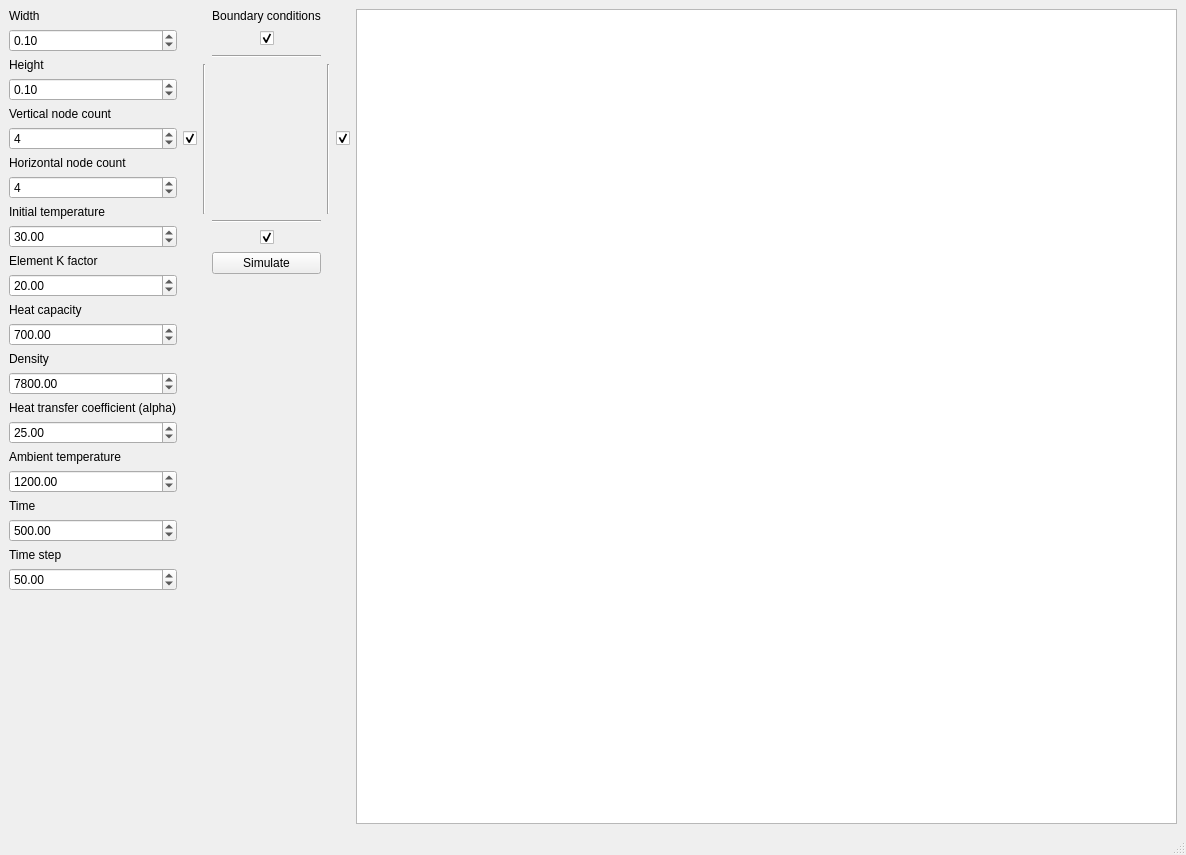
<?xml version="1.0" encoding="UTF-8"?>
<ui version="4.0">
 <class>MainWindow</class>
 <widget class="QMainWindow" name="MainWindow">
  <property name="geometry">
   <rect>
    <x>0</x>
    <y>0</y>
    <width>1186</width>
    <height>855</height>
   </rect>
  </property>
  <property name="windowTitle">
   <string>MainWindow</string>
  </property>
  <widget class="QWidget" name="centralwidget">
   <layout class="QGridLayout" name="gridLayout_2" columnstretch="1,1,5">
    <item row="0" column="0">
     <layout class="QFormLayout" name="formLayout">
      <item row="0" column="0">
       <widget class="QLabel" name="label">
        <property name="text">
         <string>Width</string>
        </property>
       </widget>
      </item>
      <item row="2" column="0">
       <widget class="QLabel" name="label_2">
        <property name="text">
         <string>Height</string>
        </property>
       </widget>
      </item>
      <item row="4" column="0">
       <widget class="QLabel" name="label_3">
        <property name="text">
         <string>Vertical node count</string>
        </property>
       </widget>
      </item>
      <item row="6" column="0">
       <widget class="QLabel" name="label_4">
        <property name="text">
         <string>Horizontal node count</string>
        </property>
       </widget>
      </item>
      <item row="8" column="0">
       <widget class="QLabel" name="label_5">
        <property name="text">
         <string>Initial temperature</string>
        </property>
       </widget>
      </item>
      <item row="10" column="0">
       <widget class="QLabel" name="label_6">
        <property name="text">
         <string>Element K factor</string>
        </property>
       </widget>
      </item>
      <item row="12" column="0">
       <widget class="QLabel" name="label_7">
        <property name="text">
         <string>Heat capacity</string>
        </property>
       </widget>
      </item>
      <item row="14" column="0">
       <widget class="QLabel" name="label_8">
        <property name="text">
         <string>Density</string>
        </property>
       </widget>
      </item>
      <item row="16" column="0">
       <widget class="QLabel" name="label_9">
        <property name="text">
         <string>Heat transfer coefficient (alpha)</string>
        </property>
       </widget>
      </item>
      <item row="18" column="0">
       <widget class="QLabel" name="label_10">
        <property name="text">
         <string>Ambient temperature</string>
        </property>
       </widget>
      </item>
      <item row="3" column="0" colspan="2">
       <widget class="QDoubleSpinBox" name="heightInput">
        <property name="maximum">
         <double>1000000.000000000000000</double>
        </property>
        <property name="value">
         <double>0.100000000000000</double>
        </property>
       </widget>
      </item>
      <item row="1" column="0" colspan="2">
       <widget class="QDoubleSpinBox" name="widthInput">
        <property name="maximum">
         <double>1000000.000000000000000</double>
        </property>
        <property name="value">
         <double>0.100000000000000</double>
        </property>
       </widget>
      </item>
      <item row="5" column="0" colspan="2">
       <widget class="QSpinBox" name="verticalNodeCountInput">
        <property name="maximum">
         <number>1000000</number>
        </property>
        <property name="value">
         <number>4</number>
        </property>
       </widget>
      </item>
      <item row="7" column="0" colspan="2">
       <widget class="QSpinBox" name="horizontalNodeCountInput">
        <property name="maximum">
         <number>1000000</number>
        </property>
        <property name="value">
         <number>4</number>
        </property>
       </widget>
      </item>
      <item row="9" column="0" colspan="2">
       <widget class="QDoubleSpinBox" name="initialTemperaturInput">
        <property name="maximum">
         <double>1000000.000000000000000</double>
        </property>
        <property name="value">
         <double>30.000000000000000</double>
        </property>
       </widget>
      </item>
      <item row="11" column="0" colspan="2">
       <widget class="QDoubleSpinBox" name="kFactorInput">
        <property name="maximum">
         <double>1000000.000000000000000</double>
        </property>
        <property name="value">
         <double>20.000000000000000</double>
        </property>
       </widget>
      </item>
      <item row="13" column="0" colspan="2">
       <widget class="QDoubleSpinBox" name="heapCapacityInput">
        <property name="maximum">
         <double>1000000.000000000000000</double>
        </property>
        <property name="value">
         <double>700.000000000000000</double>
        </property>
       </widget>
      </item>
      <item row="15" column="0" colspan="2">
       <widget class="QDoubleSpinBox" name="densityInput">
        <property name="maximum">
         <double>1000000.000000000000000</double>
        </property>
        <property name="value">
         <double>7800.000000000000000</double>
        </property>
       </widget>
      </item>
      <item row="17" column="0" colspan="2">
       <widget class="QDoubleSpinBox" name="alphaInput">
        <property name="maximum">
         <double>1000000.000000000000000</double>
        </property>
        <property name="value">
         <double>25.000000000000000</double>
        </property>
       </widget>
      </item>
      <item row="19" column="0" colspan="2">
       <widget class="QDoubleSpinBox" name="ambientTemperatureInput">
        <property name="maximum">
         <double>1000000.000000000000000</double>
        </property>
        <property name="value">
         <double>1200.000000000000000</double>
        </property>
       </widget>
      </item>
      <item row="20" column="0">
       <widget class="QLabel" name="label_12">
        <property name="text">
         <string>Time</string>
        </property>
       </widget>
      </item>
      <item row="22" column="0">
       <widget class="QLabel" name="label_13">
        <property name="text">
         <string>Time step</string>
        </property>
       </widget>
      </item>
      <item row="21" column="0" colspan="2">
       <widget class="QDoubleSpinBox" name="timeInput">
        <property name="maximum">
         <double>1000000.000000000000000</double>
        </property>
        <property name="value">
         <double>500.000000000000000</double>
        </property>
       </widget>
      </item>
      <item row="23" column="0" colspan="2">
       <widget class="QDoubleSpinBox" name="timeStepInput">
        <property name="maximum">
         <double>1000000.000000000000000</double>
        </property>
        <property name="value">
         <double>50.000000000000000</double>
        </property>
       </widget>
      </item>
     </layout>
    </item>
    <item row="0" column="1">
     <layout class="QGridLayout" name="gridLayout" rowstretch="0,0,0,0,0,0,0,0">
      <property name="sizeConstraint">
       <enum>QLayout::SetNoConstraint</enum>
      </property>
      <item row="3" column="6">
       <layout class="QVBoxLayout" name="verticalLayout_2">
        <item>
         <widget class="QCheckBox" name="rightBC">
          <property name="text">
           <string/>
          </property>
          <property name="checked">
           <bool>true</bool>
          </property>
         </widget>
        </item>
       </layout>
      </item>
      <item row="3" column="2">
       <layout class="QVBoxLayout" name="verticalLayout">
        <item>
         <widget class="QCheckBox" name="leftBC">
          <property name="text">
           <string/>
          </property>
          <property name="checked">
           <bool>true</bool>
          </property>
         </widget>
        </item>
       </layout>
      </item>
      <item row="1" column="4">
       <layout class="QHBoxLayout" name="horizontalLayout_2">
        <item>
         <spacer name="horizontalSpacer_3">
          <property name="orientation">
           <enum>Qt::Horizontal</enum>
          </property>
          <property name="sizeHint" stdset="0">
           <size>
            <width>0</width>
            <height>0</height>
           </size>
          </property>
         </spacer>
        </item>
        <item>
         <widget class="QCheckBox" name="topBC">
          <property name="text">
           <string/>
          </property>
          <property name="checked">
           <bool>true</bool>
          </property>
         </widget>
        </item>
        <item>
         <spacer name="horizontalSpacer_4">
          <property name="orientation">
           <enum>Qt::Horizontal</enum>
          </property>
          <property name="sizeHint" stdset="0">
           <size>
            <width>20</width>
            <height>20</height>
           </size>
          </property>
         </spacer>
        </item>
       </layout>
      </item>
      <item row="2" column="4">
       <widget class="Line" name="line">
        <property name="orientation">
         <enum>Qt::Horizontal</enum>
        </property>
       </widget>
      </item>
      <item row="0" column="4">
       <widget class="QLabel" name="label_11">
        <property name="text">
         <string>Boundary conditions</string>
        </property>
        <property name="alignment">
         <set>Qt::AlignCenter</set>
        </property>
       </widget>
      </item>
      <item row="3" column="3">
       <widget class="Line" name="line_3">
        <property name="minimumSize">
         <size>
          <width>0</width>
          <height>150</height>
         </size>
        </property>
        <property name="maximumSize">
         <size>
          <width>16777215</width>
          <height>150</height>
         </size>
        </property>
        <property name="orientation">
         <enum>Qt::Vertical</enum>
        </property>
       </widget>
      </item>
      <item row="4" column="4">
       <widget class="Line" name="line_2">
        <property name="orientation">
         <enum>Qt::Horizontal</enum>
        </property>
       </widget>
      </item>
      <item row="5" column="4">
       <layout class="QHBoxLayout" name="horizontalLayout">
        <item>
         <spacer name="horizontalSpacer">
          <property name="orientation">
           <enum>Qt::Horizontal</enum>
          </property>
          <property name="sizeHint" stdset="0">
           <size>
            <width>0</width>
            <height>0</height>
           </size>
          </property>
         </spacer>
        </item>
        <item>
         <widget class="QCheckBox" name="bottomBC">
          <property name="layoutDirection">
           <enum>Qt::LeftToRight</enum>
          </property>
          <property name="text">
           <string/>
          </property>
          <property name="checked">
           <bool>true</bool>
          </property>
         </widget>
        </item>
        <item>
         <spacer name="horizontalSpacer_2">
          <property name="orientation">
           <enum>Qt::Horizontal</enum>
          </property>
          <property name="sizeHint" stdset="0">
           <size>
            <width>17</width>
            <height>17</height>
           </size>
          </property>
         </spacer>
        </item>
       </layout>
      </item>
      <item row="3" column="5">
       <widget class="Line" name="line_4">
        <property name="minimumSize">
         <size>
          <width>0</width>
          <height>150</height>
         </size>
        </property>
        <property name="maximumSize">
         <size>
          <width>16777215</width>
          <height>150</height>
         </size>
        </property>
        <property name="orientation">
         <enum>Qt::Vertical</enum>
        </property>
       </widget>
      </item>
      <item row="7" column="4">
       <spacer name="verticalSpacer">
        <property name="orientation">
         <enum>Qt::Vertical</enum>
        </property>
        <property name="sizeHint" stdset="0">
         <size>
          <width>20</width>
          <height>40</height>
         </size>
        </property>
       </spacer>
      </item>
      <item row="6" column="4">
       <widget class="QPushButton" name="simulateButton">
        <property name="text">
         <string>Simulate</string>
        </property>
       </widget>
      </item>
     </layout>
    </item>
    <item row="0" column="2">
     <widget class="QTableView" name="resultsView"/>
    </item>
   </layout>
  </widget>
  <widget class="QMenuBar" name="menubar">
   <property name="geometry">
    <rect>
     <x>0</x>
     <y>0</y>
     <width>1186</width>
     <height>22</height>
    </rect>
   </property>
  </widget>
  <widget class="QStatusBar" name="statusbar"/>
 </widget>
 <tabstops>
  <tabstop>widthInput</tabstop>
  <tabstop>heightInput</tabstop>
  <tabstop>verticalNodeCountInput</tabstop>
  <tabstop>horizontalNodeCountInput</tabstop>
  <tabstop>initialTemperaturInput</tabstop>
  <tabstop>kFactorInput</tabstop>
  <tabstop>heapCapacityInput</tabstop>
  <tabstop>densityInput</tabstop>
  <tabstop>alphaInput</tabstop>
  <tabstop>ambientTemperatureInput</tabstop>
  <tabstop>timeInput</tabstop>
  <tabstop>timeStepInput</tabstop>
  <tabstop>topBC</tabstop>
  <tabstop>rightBC</tabstop>
  <tabstop>bottomBC</tabstop>
  <tabstop>leftBC</tabstop>
  <tabstop>simulateButton</tabstop>
 </tabstops>
 <resources/>
 <connections/>
</ui>
